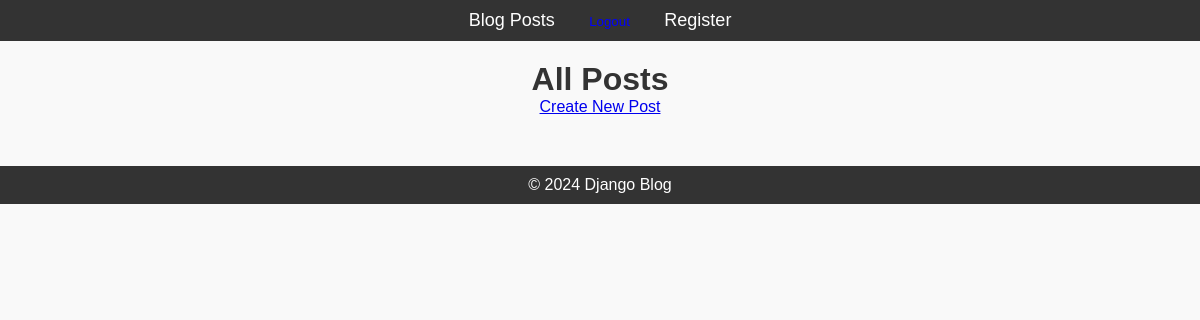
The app's page /posts/, older data.
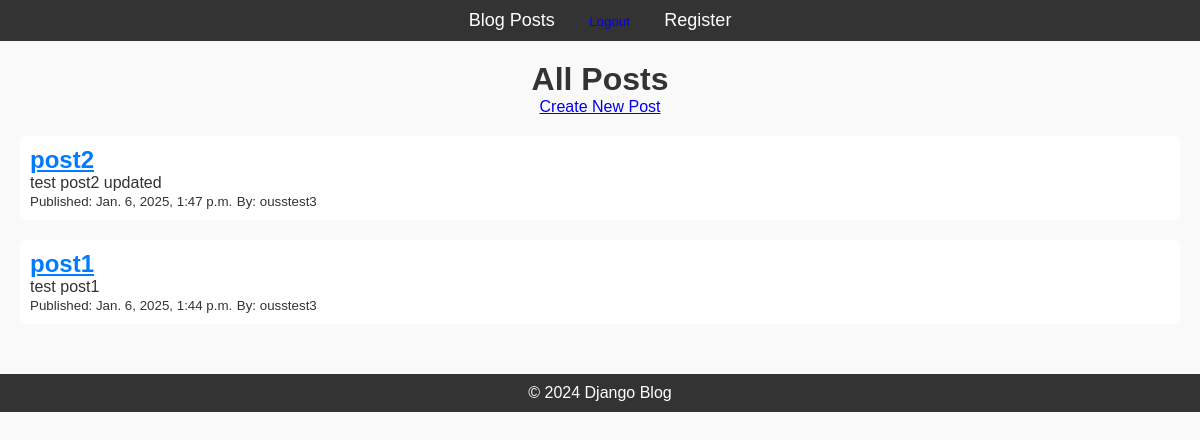
The same page, newer data.
### blog/models.py (models this page shows, shortened)
class Post(models.Model):
    title = models.CharField(max_length=200)
    content = models.TextField()
    published_date = models.DateTimeField(auto_now_add=True)
    author = models.ForeignKey(User, on_delete=models.CASCADE, related_name='posts')

### blog/views.py (the view)
# urls.py: path('posts/', views.post_list, name='posts'),  # URL for blog posts
def post_list(request):
    posts = Post.objects.all().order_by('-published_date')  # Fetch all posts, newest first
    return render(request, 'blog/post_list.html', {'posts': posts})

### blog/templates/blog/post_list.html (shortened to what this page needs)
{% extends 'blog/base.html' %}
{% load static %}
{% block content %}
    <h1 style="text-align: center;">All Posts</h1>
    <a href="{% url 'post-create' %}" class="btn btn-primary" style="margin-bottom: 20px; display: block; text-align: center;">Create New Post</a>
    <ul style="list-style-type: none; padding: 0;">
        {% for post in posts %}
            <li style="margin-bottom: 20px; background: #fff; padding: 10px; border-radius: 5px;">
                <h2><a href="{% url 'post-detail' post.pk %}" style="color: #007bff;">{{ post.title }}</a></h2>
                <p>{{ post.content|truncatewords:20 }}</p>
                <small>Published: {{ post.published_date }}</small>
                <small>By: {{ post.author }}</small>
            </li>
        {% endfor %}
    </ul>
{% endblock %}

### blog/templates/blog/base.html (shortened to what this page needs)
{% load static %}
<!DOCTYPE html>
<html lang="en">
<head>
    <link rel="stylesheet" href="{% static 'css/styles.css' %}">
</head>
<body>
    <header>
        <nav>
            <ul>
                <li><a href="{% url 'posts' %}">Blog Posts</a></li>
                <li>
                    <form method="post" action="{% url 'logout' %}" style="display: inline;">
                        <button type="submit" style="background: none; border: none; color: blue; cursor: pointer;">
                            Logout
                        </button>
                    </form>
                </li>
                <li><a href="{% url 'register' %}">Register</a></li>
            </ul>
        </nav>
    </header>
    <div class="content">
        {% block content %}{% endblock %}
    </div>
    <footer>
        <p>&copy; 2024 Django Blog</p>
    </footer>
</body>
</html>

### blog/static/css/styles.css (style rules this page uses)
* { margin: 0; padding: 0; box-sizing: border-box; }
body { font-family: Arial, sans-serif; background-color: #f9f9f9; color: #333; }
header { background-color: #333; padding: 10px; text-align: center; }
header nav ul { list-style-type: none; }
header nav ul li { display: inline; margin: 0 15px; }
header nav ul li a { color: white; text-decoration: none; font-size: 18px; }
.content { margin: 20px; }
footer { text-align: center; margin-top: 50px; padding: 10px; background-color: #333; color: white; }

Row changes from the older to the newer data that the page shows:
added Post: title "post2", content "test post2 updated", published_date "Jan. 6, 2025, 1:47 p.m.", author "ousstest3"
added Post: title "post1", content "test post1", published_date "Jan. 6, 2025, 1:44 p.m.", author "ousstest3"
